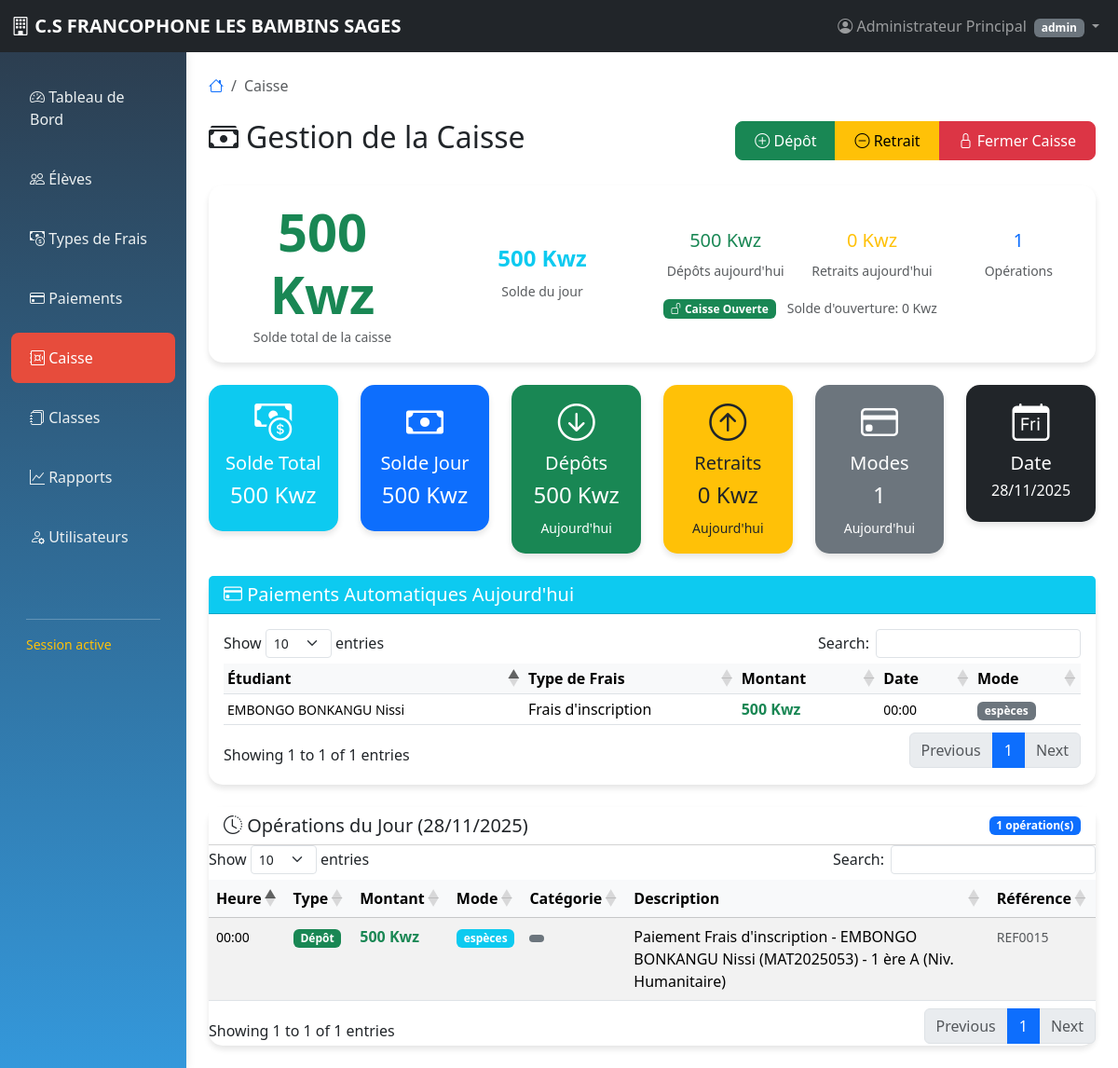
The app's page /caisse.php (signed in) with its own data.
### tables this page shows
CREATE TABLE `solde_caisse` (
  `id` int(11) NOT NULL,
  `date_solde` date NOT NULL,
  `solde_ouverture` decimal(12,2) NOT NULL DEFAULT 0.00,
  `solde_fermeture` decimal(12,2) NOT NULL DEFAULT 0.00,
  `total_depots` decimal(12,2) NOT NULL DEFAULT 0.00,
  `total_retraits` decimal(12,2) NOT NULL DEFAULT 0.00,
  `nombre_operations` int(11) NOT NULL DEFAULT 0,
  `statut` enum('ouvert','fermé') DEFAULT 'ouvert',
  `utilisateur_id` int(11) NOT NULL,
  `notes` text DEFAULT NULL
);

CREATE TABLE `paiements` (
  `id` int(11) NOT NULL,
  `etudiant_id` int(11) NOT NULL,
  `frais_id` int(11) NOT NULL,
  `montant_paye` decimal(10,2) NOT NULL,
  `date_paiement` date NOT NULL,
  `mode_paiement` enum('espèces','chèque','virement','carte') NOT NULL,
  `reference` varchar(100) DEFAULT NULL,
  `statut` enum('payé','en attente','annulé') DEFAULT 'payé',
  `operation_caisse_id` int(11) DEFAULT NULL
);

CREATE TABLE `etudiants` (
  `id` int(11) NOT NULL,
  `matricule` varchar(20) NOT NULL,
  `nom` varchar(100) NOT NULL,
  `prenom` varchar(100) NOT NULL,
  `telephone` varchar(20) DEFAULT NULL,
  `email` varchar(100) DEFAULT NULL,
  `classe` varchar(20) NOT NULL,
  `date_inscription` date NOT NULL,
  `classe_id` int(11) DEFAULT NULL
);

CREATE TABLE `frais` (
  `id` int(11) NOT NULL,
  `type_frais` varchar(100) NOT NULL,
  `montant` decimal(10,2) NOT NULL,
  `description` text DEFAULT NULL,
  `annee_scolaire` varchar(20) NOT NULL
);

CREATE TABLE `caisse` (
  `id` int(11) NOT NULL,
  `type_operation` enum('dépôt','retrait') NOT NULL,
  `montant` decimal(10,2) NOT NULL,
  `date_operation` datetime NOT NULL,
  `mode_operation` enum('espèces','chèque','virement','carte') NOT NULL,
  `description` text NOT NULL,
  `reference` varchar(100) DEFAULT NULL,
  `utilisateur_id` int(11) NOT NULL,
  `date_creation` timestamp NOT NULL DEFAULT current_timestamp(),
  `categorie` enum('scolarité','frais_divers','salaires','fournitures','loyer','entretien','autre') NOT NULL DEFAULT 'scolarité',
  `statut` enum('validé','en_attente','annulé') DEFAULT 'validé',
  `paiement_id` int(11) DEFAULT NULL
);

### caisse.php (the view, shortened to what the rows shown need)
<?php
$database = new Database();
$db = $database->getConnection();
function getOperationsDuJour($db) {
    $query = "SELECT c.*, u.nom_complet as caissier
              FROM caisse c
              LEFT JOIN utilisateurs u ON c.utilisateur_id = u.id
              WHERE DATE(c.date_operation) = CURDATE()
              ORDER BY c.date_operation DESC";
    $stmt = $db->prepare($query);
    $stmt->execute();
    return $stmt->fetchAll(PDO::FETCH_ASSOC);
}
function getCategories($db) {
    $query = "SELECT * FROM categories_caisse WHERE statut = 'actif' ORDER BY type, nom";
    $stmt = $db->prepare($query);
    $stmt->execute();
    return $stmt->fetchAll(PDO::FETCH_ASSOC);
}
$query_solde_jour = "SELECT * FROM solde_caisse WHERE date_solde = CURDATE()";
$stmt_solde_jour = $db->prepare($query_solde_jour);
$stmt_solde_jour->execute();
$solde_jour = $stmt_solde_jour->fetch(PDO::FETCH_ASSOC);
$operations_du_jour = getOperationsDuJour($db);
$categories = getCategories($db);
$query_paiements_auto = "SELECT p.*, e.nom, e.prenom, e.matricule, f.type_frais
                        FROM paiements p
                        JOIN etudiants e ON p.etudiant_id = e.id
                        JOIN frais f ON p.frais_id = f.id
                        WHERE DATE(p.date_paiement) = CURDATE() AND p.statut = 'payé'
                        ORDER BY p.date_paiement DESC";
$stmt_paiements_auto = $db->prepare($query_paiements_auto);
$stmt_paiements_auto->execute();
$paiements_auto = $stmt_paiements_auto->fetchAll(PDO::FETCH_ASSOC);
?>
<?php
include 'layout.php';
?>
<div class="d-flex justify-content-between align-items-center mb-4">
    <h2><i class="bi bi-cash-stack me-2"></i>Gestion de la Caisse</h2>
</div>
<div class="card mb-4 <?php echo ($solde_jour && $solde_jour['statut'] == 'ouvert') ? 'border-success' : 'border-secondary'; ?>">
    <div class="card-body">
        <div class="row align-items-center">
            <div class="col-md-6">
                <div class="mt-3">
                    <span class="badge bg-<?php echo ($solde_jour && $solde_jour['statut'] == 'ouvert') ? 'success' : 'secondary'; ?>">
                        <i class="bi bi-<?php echo ($solde_jour && $solde_jour['statut'] == 'ouvert') ? 'unlock' : 'lock'; ?>"></i>
                        Caisse <?php echo ($solde_jour && $solde_jour['statut'] == 'ouvert') ? 'Ouverte' : 'Fermée'; ?>
                    </span>
                    <small class="text-muted ms-2">
                        <?php if ($solde_jour): ?>
                        Solde d'ouverture: <?php echo number_format($solde_jour['solde_ouverture'], 0, ',', ' '); ?> Kwz
                        <?php endif; ?>
                    </small>
                </div>
            </div>
        </div>
    </div>
</div>
<?php if (count($paiements_auto) > 0): ?>
<div class="card mb-4">
    <div class="card-body">
        <div class="table-responsive">
            <table class="table table-sm">
                <thead>
                    <tr>
                        <th>Étudiant</th>
                        <th>Type de Frais</th>
                        <th>Montant</th>
                        <th>Date</th>
                        <th>Mode</th>
                    </tr>
                </thead>
                <tbody>
                    <?php foreach ($paiements_auto as $paiement): ?>
                    <tr>
                        <td>
                            <small><?php echo htmlspecialchars($paiement['nom'] . ' ' . $paiement['prenom']); ?></small>
                        </td>
                        <td><?php echo htmlspecialchars($paiement['type_frais']); ?></td>
                        <td class="text-success fw-bold">
                            <?php echo number_format($paiement['montant_paye'], 0, ',', ' '); ?> Kwz
                        </td>
                        <td>
                            <small><?php echo date('H:i', strtotime($paiement['date_paiement'])); ?></small>
                        </td>
                        <td>
                            <span class="badge bg-secondary"><?php echo $paiement['mode_paiement']; ?></span>
                        </td>
                    </tr>
                    <?php endforeach; ?>
                </tbody>
            </table>
        </div>
    </div>
</div>
<?php endif; ?>
<div class="card">
    <div class="card-body p-0">
        <?php if (count($operations_du_jour) > 0): ?>
        <div class="table-responsive">
            <table class="table table-hover table-striped mb-0">
                <thead class="table-light">
                    <tr>
                        <th>Heure</th>
                        <th>Type</th>
                        <th>Montant</th>
                        <th>Mode</th>
                        <th>Catégorie</th>
                        <th>Description</th>
                        <th>Référence</th>
                    </tr>
                </thead>
                <tbody>
                    <?php foreach ($operations_du_jour as $operation): ?>
                    <tr>
                        <td><small><?php echo date('H:i', strtotime($operation['date_operation'])); ?></small></td>
                        <td>
                            <span class="badge bg-<?php echo $operation['type_operation'] == 'dépôt' ? 'success' : 'warning'; ?>">
                                <?php echo $operation['type_operation'] == 'dépôt' ? 'Dépôt' : 'Retrait'; ?>
                            </span>
                        </td>
                        <td>
                            <span class="fw-bold text-<?php echo $operation['type_operation'] == 'dépôt' ? 'success' : 'warning'; ?>">
                                <?php echo number_format(abs($operation['montant']), 0, ',', ' '); ?> Kwz
                            </span>
                        </td>
                        <td>
                            <span class="badge bg-info"><?php echo $operation['mode_operation']; ?></span>
                        </td>
                        <td>
                            <?php
                            $categorie_info = array_filter($categories, function($cat) use ($operation) {
                                return $cat['nom'] == $operation['categorie'];
                            });
                            $categorie_info = reset($categorie_info);
                            $couleur = $categorie_info['couleur'] ?? '#6c757d';
                            ?>
                            <span class="badge" style="background-color: <?php echo $couleur; ?>">
                            </span>
                        </td>
                        <td><?php echo htmlspecialchars($operation['description']); ?></td>
                        <td>
                            <?php if (!empty($operation['reference'])): ?>
                            <small class="text-muted"><?php echo htmlspecialchars($operation['reference']); ?></small>
                            <?php else: ?>
                            <span class="text-muted">-</span>
                            <?php endif; ?>
                        </td>
                    </tr>
                    <?php endforeach; ?>
                </tbody>
            </table>
        </div>
        <?php endif; ?>
    </div>
</div>
<?php include 'layout-end.php'; ?>

### records on screen
solde_caisse: solde_ouverture "0"
paiements: etudiant.prenom "EMBONGO BONKANGU Nissi", frais.type_frais "Frais d'inscription", montant_paye "500", date_paiement "00:00", mode_paiement "espèces"
caisse: date_operation "00:00", type_operation "Dépôt", montant "500", mode_operation "espèces", description "Paiement Frais d'inscription - EMBONGO BONKANGU Nissi (MAT2025053) - 1 ère A (Niv. Humanitaire)", reference "REF0015"

### other values on screen
$_SESSION['nom_complet'] "Administrateur Principal"
$_SESSION['role'] "admin"
$solde_total "500"
$solde_du_jour "500"
$statistiques_jour['total_depots'] "500"
$statistiques_jour['total_retraits'] "0"
$statistiques_jour['total_operations'] "1"
$statistiques_jour['modes_paiement'] "1"
count($operations_du_jour) "1"
